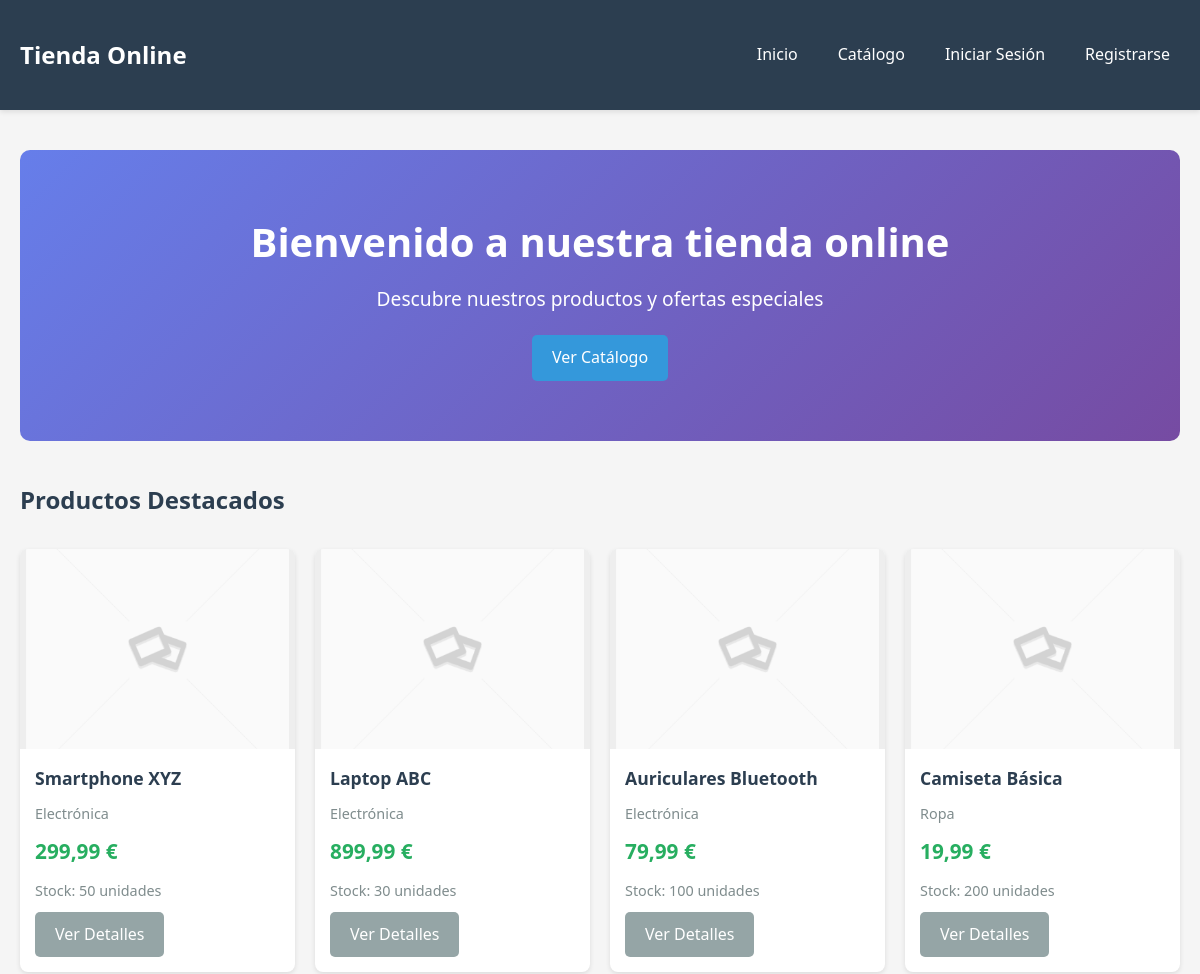
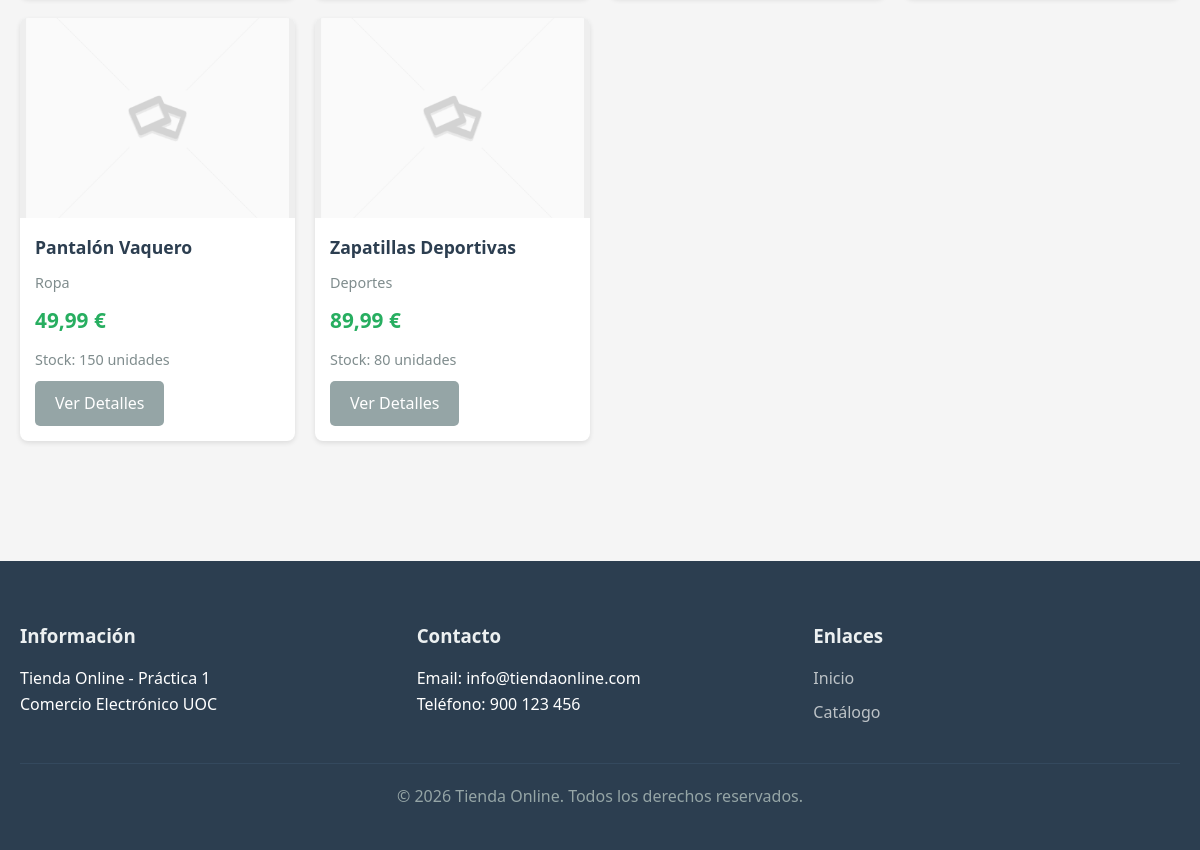
The page / on the database its author committed (2 pictures, top to bottom).
### tables this page shows
CREATE TABLE IF NOT EXISTS productos (
    id INT AUTO_INCREMENT PRIMARY KEY,
    nombre VARCHAR(200) NOT NULL,
    descripcion TEXT,
    precio DECIMAL(10, 2) NOT NULL,
    stock INT DEFAULT 0,
    imagen VARCHAR(255),
    categoria_id INT,
    activo TINYINT(1) DEFAULT 1,
    fecha_creacion DATETIME DEFAULT CURRENT_TIMESTAMP,
    FOREIGN KEY (categoria_id) REFERENCES categorias(id) ON DELETE SET NULL,
    INDEX idx_categoria (categoria_id),
    INDEX idx_activo (activo)
);

CREATE TABLE IF NOT EXISTS categorias (
    id INT AUTO_INCREMENT PRIMARY KEY,
    nombre VARCHAR(100) NOT NULL,
    descripcion TEXT,
    activa TINYINT(1) DEFAULT 1
);

### funciones/funciones.php (called while the page is built, shortened)
<?php
function estaLogueado() {
    return isset($_SESSION['usuario_id']) && !empty($_SESSION['usuario_id']);
}
function formatearPrecio($precio) {
    return number_format($precio, 2, ',', '.') . ' €';
}
?>

### funciones/dao-productos.php (called while the page is built, shortened)
<?php
require_once __DIR__ . '/funciones.php';
function obtenerProductos($categoria_id = null) {
    $conexion = conectarDB();
    $sql = "SELECT p.*, c.nombre as categoria_nombre
            FROM productos p
            LEFT JOIN categorias c ON p.categoria_id = c.id
            WHERE p.activo = 1";
    $sql .= " ORDER BY p.fecha_creacion DESC";
    $resultado = $conexion->query($sql);
    $productos = [];
    if ($resultado && $resultado->num_rows > 0) {
        while ($fila = $resultado->fetch_assoc()) {
            $productos[] = $fila;
        }
    }
    return $productos;
}
?>

### index.php (the view, shortened to what this page needs)
<?php
require_once __DIR__ . '/funciones/dao-productos.php';
$productos = obtenerProductos();
$productos_destacados = array_slice($productos, 0, 6);
include __DIR__ . '/includes/header.php';
?>
<div class="container">
    <section class="hero">
        <h2>Bienvenido a nuestra tienda online</h2>
        <p>Descubre nuestros productos y ofertas especiales</p>
        <a href="catalogo.php" class="btn btn-primary">Ver Catálogo</a>
    </section>
    <section class="productos-destacados">
        <h2>Productos Destacados</h2>
        <div class="grid-productos">
            <?php if (empty($productos_destacados)): ?>
                <p>No hay productos disponibles en este momento.</p>
            <?php else: ?>
                <?php foreach ($productos_destacados as $producto): ?>
                    <div class="producto-card">
                        <div class="producto-imagen">
                            <?php if ($producto['imagen']): ?>
                                <img src="imagenes/<?php echo htmlspecialchars($producto['imagen']); ?>"
                                     alt="<?php echo htmlspecialchars($producto['nombre']); ?>"
                                     onerror="this.src='imagenes/placeholder.jpg'">
                            <?php else: ?>
                                <img src="imagenes/placeholder.jpg"
                                     alt="<?php echo htmlspecialchars($producto['nombre']); ?>">
                            <?php endif; ?>
                        </div>
                        <div class="producto-info">
                            <h3><a href="producto.php?id=<?php echo $producto['id']; ?>"><?php echo htmlspecialchars($producto['nombre']); ?></a></h3>
                            <p class="producto-categoria"><?php echo htmlspecialchars($producto['categoria_nombre'] ?? 'Sin categoría'); ?></p>
                            <p class="producto-precio"><?php echo formatearPrecio($producto['precio']); ?></p>
                            <p class="producto-stock">Stock: <?php echo $producto['stock']; ?> unidades</p>
                            <a href="producto.php?id=<?php echo $producto['id']; ?>" class="btn btn-secondary">Ver Detalles</a>
                        </div>
                    </div>
                <?php endforeach; ?>
            <?php endif; ?>
        </div>
    </section>
</div>
<?php include __DIR__ . '/includes/footer.php'; ?>

### includes/header.php (shortened to what this page needs)
<!DOCTYPE html>
<html lang="es">
<head>
    <link rel="stylesheet" href="<?php echo BASE_PATH; ?>css/estilos.css">
</head>
<body>
    <header class="header">
        <div class="container">
            <div class="header-content">
                <div class="logo">
                    <h1><a href="<?php echo BASE_PATH; ?>index.php"><?php echo APP_NAME; ?></a></h1>
                </div>
                <nav class="nav">
                    <ul>
                        <li><a href="<?php echo BASE_PATH; ?>index.php">Inicio</a></li>
                        <li><a href="<?php echo BASE_PATH; ?>catalogo.php">Catálogo</a></li>
                        <?php if (estaLogueado()): ?>
                            <li><a href="<?php echo BASE_PATH; ?>carrito.php">Carrito</a></li>
                            <li><a href="<?php echo BASE_PATH; ?>pedidos.php">Mis Pedidos</a></li>
                            <li><a href="<?php echo BASE_PATH; ?>perfil.php">Perfil</a></li>
                            <li><a href="<?php echo BASE_PATH; ?>auth/logout.php">Cerrar Sesión</a></li>
                        <?php else: ?>
                            <li><a href="<?php echo BASE_PATH; ?>auth/login.php">Iniciar Sesión</a></li>
                            <li><a href="<?php echo BASE_PATH; ?>auth/registro.php">Registrarse</a></li>
                        <?php endif; ?>
                    </ul>
                </nav>
            </div>
        </div>
    </header>
    <main class="main-content">

### includes/footer.php
    </main>
    <footer class="footer">
        <div class="container">
            <div class="footer-content">
                <div class="footer-section">
                    <h3>Información</h3>
                    <p>Tienda Online - Práctica 1</p>
                    <p>Comercio Electrónico UOC</p>
                </div>
                <div class="footer-section">
                    <h3>Contacto</h3>
                    <p>Email: info@tiendaonline.com</p>
                    <p>Teléfono: 900 123 456</p>
                </div>
                <div class="footer-section">
                    <h3>Enlaces</h3>
                    <ul>
                        <li><a href="<?php echo BASE_PATH; ?>index.php">Inicio</a></li>
                        <li><a href="<?php echo BASE_PATH; ?>catalogo.php">Catálogo</a></li>
                    </ul>
                </div>
            </div>
            <div class="footer-bottom">
                <p>&copy; <?php echo date('Y'); ?> <?php echo APP_NAME; ?>. Todos los derechos reservados.</p>
            </div>
        </div>
    </footer>
</body>
</html>

### css/estilos.css (style rules this page uses)
* { margin: 0; padding: 0; box-sizing: border-box; }
body { font-family: 'Segoe UI', Tahoma, Geneva, Verdana, sans-serif; line-height: 1.6; color: #333; background-color: #f5f5f5; }
.container { max-width: 1200px; margin: 0 auto; padding: 20px; }
.header { background-color: #2c3e50; color: white; padding: 1rem 0; box-shadow: 0 2px 5px rgba(0,0,0,0.1); }
.header-content { display: flex; justify-content: space-between; align-items: center; flex-wrap: wrap; }
.logo h1 { font-size: 1.5rem; margin: 0; }
.logo a { color: white; text-decoration: none; }
.nav ul { list-style: none; display: flex; gap: 20px; flex-wrap: wrap; }
.nav a { color: white; text-decoration: none; padding: 5px 10px; transition: background-color 0.3s; }
.main-content { min-height: calc(100vh - 200px); padding: 20px 0; }
.hero { text-align: center; padding: 60px 20px; background: linear-gradient(135deg, #667eea 0%, #764ba2 100%); color: white; border-radius: 10px; margin-bottom: 40px; }
.hero h2 { font-size: 2.5rem; margin-bottom: 10px; }
.hero p { font-size: 1.2rem; margin-bottom: 20px; }
.btn { display: inline-block; padding: 10px 20px; text-decoration: none; border: none; border-radius: 5px; cursor: pointer; font-size: 1rem; transition: all 0.3s; }
.btn-primary { background-color: #3498db; color: white; }
.btn-secondary { background-color: #95a5a6; color: white; }
.productos-destacados h2, .catalogo-layout h1 { margin-bottom: 30px; color: #2c3e50; }
.grid-productos, .productos-grid { display: grid; grid-template-columns: repeat(auto-fill, minmax(250px, 1fr)); gap: 20px; margin-bottom: 40px; }
.producto-card { background: white; border-radius: 8px; overflow: hidden; box-shadow: 0 2px 5px rgba(0,0,0,0.1); transition: transform 0.3s, box-shadow 0.3s; }
.producto-imagen { width: 100%; height: 200px; overflow: hidden; background-color: #ecf0f1; }
.producto-imagen img { width: 100%; height: 100%; object-fit: cover; }
.producto-info { padding: 15px; }
.producto-info h3 { margin-bottom: 10px; font-size: 1.1rem; }
.producto-info h3 a { color: #2c3e50; text-decoration: none; }
.producto-categoria { color: #7f8c8d; font-size: 0.9rem; margin-bottom: 5px; }
.producto-precio { font-size: 1.3rem; font-weight: bold; color: #27ae60; margin: 10px 0; }
.producto-stock { font-size: 0.9rem; color: #7f8c8d; margin-bottom: 10px; }
.footer { background-color: #2c3e50; color: white; padding: 40px 0 20px; margin-top: 40px; }
.footer-content { display: grid; grid-template-columns: repeat(auto-fit, minmax(250px, 1fr)); gap: 30px; margin-bottom: 30px; }
.footer-section h3 { margin-bottom: 15px; color: #ecf0f1; }
.footer-section ul { list-style: none; }
.footer-section ul li { margin-bottom: 8px; }
.footer-section a { color: #bdc3c7; text-decoration: none; }
.footer-bottom { text-align: center; padding-top: 20px; border-top: 1px solid #34495e; color: #95a5a6; }

### rows shown on the page
productos: nombre "Smartphone XYZ", categoria.nombre "Electrónica", precio "299,99 €", stock "50"
productos: nombre "Laptop ABC", categoria.nombre "Electrónica", precio "899,99 €", stock "30"
productos: nombre "Auriculares Bluetooth", categoria.nombre "Electrónica", precio "79,99 €", stock "100"
productos: nombre "Camiseta Básica", categoria.nombre "Ropa", precio "19,99 €", stock "200"
productos: nombre "Pantalón Vaquero", categoria.nombre "Ropa", precio "49,99 €", stock "150"
productos: nombre "Zapatillas Deportivas", categoria.nombre "Deportes", precio "89,99 €", stock "80"

### other values the page prints
APP_NAME "Tienda Online"
